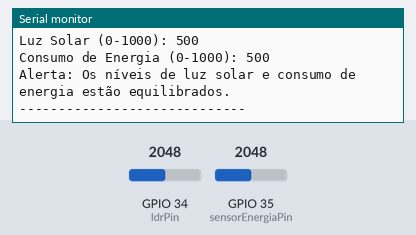
Simulated run of this sketch. Board: ESP32. On the bench: the last lines printed to the serial monitor. Inputs (shaded band) come from the test bench; at power-on: GPIO 34 (ldrPin) = 2048, GPIO 35 (sensorEnergiaPin) = 2048. WiFi joins after 1.5 s; servers stay silent unless stated; no MQTT or app messages arrive unless stated.

Above: at 2.7 s.
2.8 s: GPIO 34 (ldrPin) set to 2866
5.5 s: GPIO 35 (sensorEnergiaPin) set to 2866
At 7.0 s:
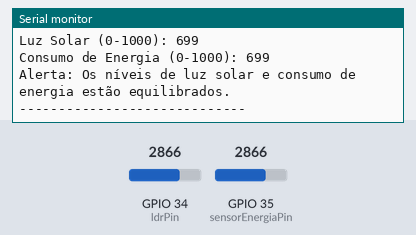
8.2 s: GPIO 34 (ldrPin) set to 3603
10.9 s: GPIO 35 (sensorEnergiaPin) set to 1228
At 12.8 s:
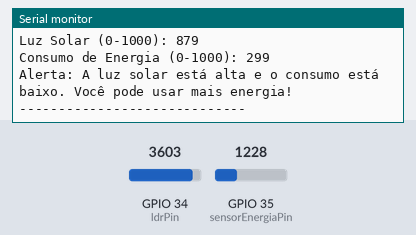
Timing chart, 0 to 14.3 s (numbered marks = the images above; inputs shaded):
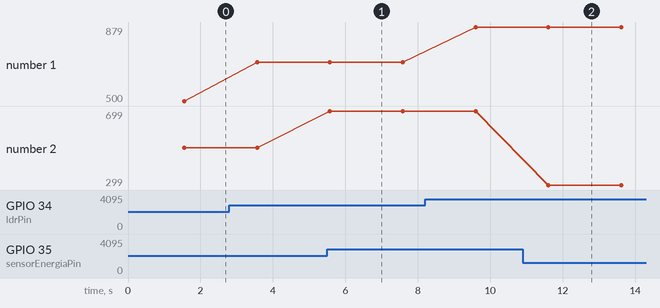

The sketch:

CodigoFonte.ino
```cpp
#include <WiFi.h>
#include <PubSubClient.h>

// Configuração WiFi
const char* ssid = "Wokwi-GUEST";  // Rede padrão Wokwi
const char* password = "";         // Sem senha

// Configuração MQTT
const char* mqtt_server = "23.22.163.175"; // Broker público para teste
const char* topicLuz = "energia/luz";
const char* topicConsumo = "energia/consumo";
const char* topicAlerta = "energia/alerta";

// Pinos
const int ldrPin = 34; // Pino LDR
const int sensorEnergiaPin = 35; // Potenciômetro para simular consumo

WiFiClient espClient;
PubSubClient client(espClient);

void setup() {
  Serial.begin(115200);

  // Conectar ao WiFi
  WiFi.begin(ssid, password);
  while (WiFi.status() != WL_CONNECTED) {
    delay(500);
    Serial.print(".");
  }
  Serial.println("\nWiFi conectado!");

  // Conectar ao broker MQTT
  client.setServer(mqtt_server, 1883);
  while (!client.connected()) {
    if (client.connect("Luan&Arthur&Jorge")) {
      Serial.println("Conectado ao broker MQTT!");
    } else {
      delay(1000);
    }
  }
}

void loop() {
  if (!client.connected()) {
    while (!client.connected()) {
      client.connect("Luan&Arthur&Jorge");
    }
  }

  // Ler intensidade da luz e consumo de energia
  int luzSolar = analogRead(ldrPin); // LDR
  int consumoEnergia = analogRead(sensorEnergiaPin); // Potenciômetro

  // Mapear os valores para o range de 0 a 1000
  int luzSolarMapeada = map(luzSolar, 0, 4095, 0, 1000);
  int consumoEnergiaMapeado = map(consumoEnergia, 0, 4095, 0, 1000);

  // Processar os dados
  String alerta;
  if (luzSolarMapeada < 300 && consumoEnergiaMapeado > 700) {
    alerta = "A luz solar está baixa e o consumo de energia está alto. Por favor, economize energia!";
  } else if (luzSolarMapeada > 700 && consumoEnergiaMapeado < 300) {
    alerta = "A luz solar está alta e o consumo está baixo. Você pode usar mais energia!";
  } else {
    alerta = "Os níveis de luz solar e consumo de energia estão equilibrados.";
  }

  // Enviar dados para tópicos separados via MQTT
  client.publish(topicLuz, String(luzSolarMapeada).c_str());
  client.publish(topicConsumo, String(consumoEnergiaMapeado).c_str());
  client.publish(topicAlerta, alerta.c_str());

  // Log no terminal
  Serial.println("Luz Solar (0-1000): " + String(luzSolarMapeada));
  Serial.println("Consumo de Energia (0-1000): " + String(consumoEnergiaMapeado));
  Serial.println("Alerta: " + alerta);
  Serial.println("-----------------------------");

  delay(2000);
}
```

Measured:
- after the input at 5.5 s, the serial monitor: prints a new line after 0.08 s (image 1)
- after the input at 10.9 s, the serial monitor: prints a new line after 0.71 s (image 2)
- plotted number 1: 500 → 699 after the input at 2.8 s, 699 → 879 after the input at 8.2 s
- plotted number 2: 699 → 299 after the input at 10.9 s
